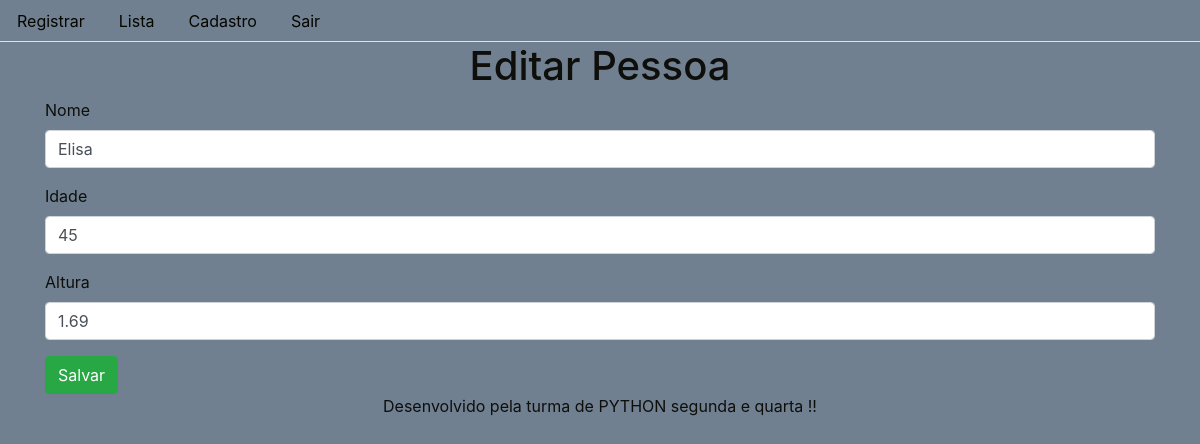
Page /editar/7 (signed in) on the committed database.
### models/pessoa.py (models this page shows, shortened)
class Pessoa(db.Model):
    id = db.Column(db.Integer, primary_key=True, autoincrement=True)
    nome = db.Column(db.String(15), nullable=False)
    idade = db.Column(db.String(15), nullable=False)
    altura = db.Column(db.String(15), nullable=False)

### view.py (the view)
@app.route('/editar/<int:id>')
def editar(id):
    if 'usuario_logado' not in session or session['usuario_logado'] is None:
        return redirect(url_for('login'))
    pessoa = Pessoa.query.filter_by(id=id).first()
    return render_template('editar.html', titulo= 'Editar Pessoa', pessoa = pessoa)

### templates/editar.html
{% extends "template.html"%}
{% block conteudo %}
     <form action="{{ url_for('atualizar') }}" method="post">
        <fieldset>
          <div class="form-group">
            <label for="nome">Nome</label>
            <input type="text" id="nome" name="nome" class="form-control" value="{{ pessoa.nome }}">
          </div>
          <div class="form-group">
            <label for="idade">Idade</label>
            <input type="text" id="idade" name="idade" class="form-control" value="{{ pessoa.idade }}">
          </div>
          <div class="form-group">
            <label for="altura">Altura</label>
            <input type="text" id="altura" name="altura" class="form-control" value="{{ pessoa.altura }}">
          </div>
          <button type="submit" class="btn btn-success">Salvar</button>
        </fieldset>
      </form>
{% endblock %}

### static/style.css (style rules this page uses)
body { color: rgb(14, 14, 11); background: slategray }

### rows in the picture
Pessoa: nome "Elisa", idade "45", altura "1.69"

### other values in the picture
{{ titulo }} "Editar Pessoa"
